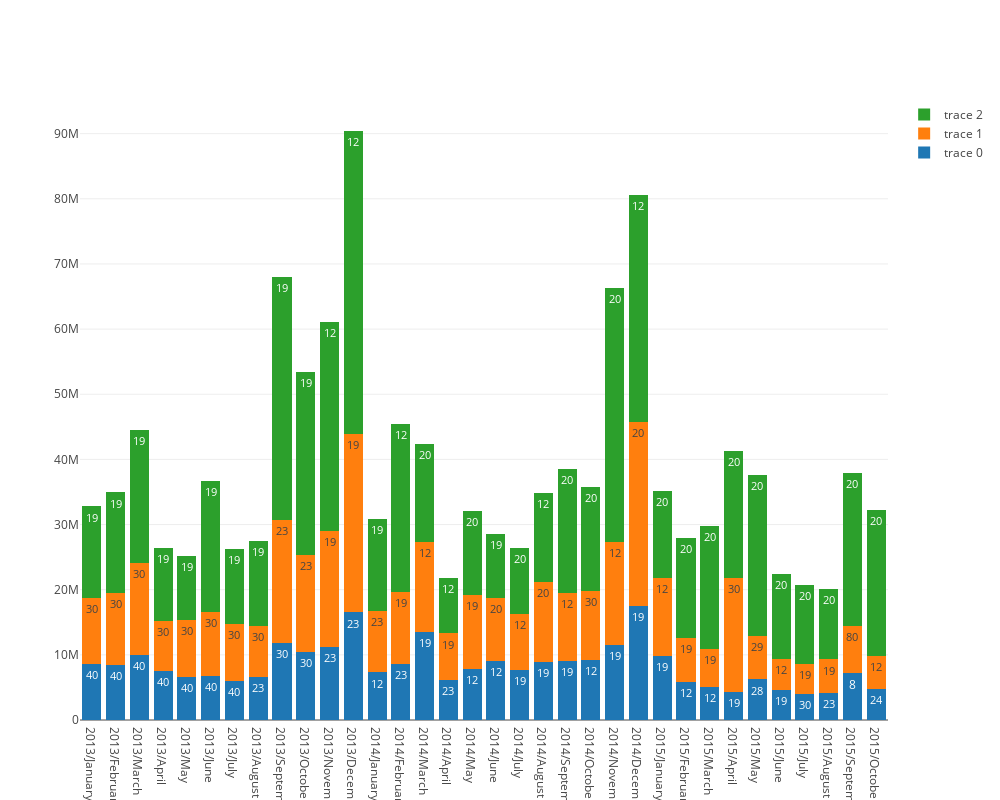

This figure's notebook cell:
### Markdown cell above
Como temos a feature revenue, faz mais sentido olhar para os itens que dão mais lucro do que para o número de itens vendidos, como foi feito aqui: [O que vende mais?](#vendas). No fim das contas o que importa é o lucro da loja :) .

### Code cell
df = df_clean.pivot_table(index=['item_category_id'],
                       columns=['date_block_num'], values=['revenue'], aggfunc='sum', fill_value=0)

df.columns = df.columns.droplevel(0)

months = df_clean['date_block_num'].nunique()
n_max = 3

for month in range(months):
    
    if month == 0:
        aux = df[[month]].reset_index()
        
        norm_sum = aux[month].sum() / 100
        
        aux = aux.nlargest(n=n_max, columns=[month]).sort_values(by=month, ascending=True)
        aux.index = pd.RangeIndex(len(aux.index))
        
        df_n = aux.nlargest(n=n_max, columns=[month]).sort_values(by=month, ascending=True)

        df_n[str(month)+'_%'] = df_n.loc[:, month] / norm_sum
       
    else:
        aux = df[[month]].reset_index()
        
        norm_sum = aux[month].sum() / 100
        
        aux = aux.nlargest(n=n_max, columns=[month]).sort_values(by=month, ascending=True)
        aux.index = pd.RangeIndex(len(aux.index))
        
        df_n[['item_category_id_'+str(month), month]] = aux.nlargest(n=n_max, columns=[month]).sort_values(by=month, ascending=True) 
        
        df_n[str(month)+'_%'] = df_n.loc[:, month] / norm_sum     
        
data = df_n.values.reshape((n_max, months, 3))

a = pd.date_range(start='1/2013', periods=months, freq='M')

date = [ str(a.year[month]) + '/' + str(a.month_name()[month]) for month in range(months)]

trace = [ 
    go.Bar(
        x=date,
        y=data[i, :, 1],
        text=data[i, :, 0],
        textposition = 'auto',        
    )
    for i in range(n_max)]

layout = go.Layout(
    barmode='stack',
    width=1000,
    height=800,
)

fig = go.Figure(data=trace, layout=layout)
iplot(fig, filename='stacked-bar')

### Figure 1 — Plotly figure (JSON) as saved in the notebook; plotly's stock layout.template omitted (floating-point values rounded to 4 significant figures)
{"data": [{"text": [40, 40, 40, 40, 40, 40, 40, 23, 30, 30, 23, 23, 12, 23, 19, 23, 12, 12, 19, 19, 19, 12, 19, 19, 19, 12, 12, 19, 28, 19, 30, 23, 8, 24], "textposition": "auto", "type": "bar", "uid": "f772c846-160f-4f19-8e74-606868e2da40", "x": ["2013/January", "2013/February", "2013/March", "2013/April", "2013/May", "2013/June", "2013/July", "2013/August", "2013/September", "2013/October", "2013/November", "2013/December", "2014/January", "2014/February", "2014/March", "2014/April", "2014/May", "2014/June", "2014/July", "2014/August", "2014/September", "2014/October", "2014/November", "2014/December", "2015/January", "2015/February", "2015/March", "2015/April", "2015/May", "2015/June", "2015/July", "2015/August", "2015/September", "2015/October"], "y": [8667000.0, 8482000.0, 10050000.0, 7464000.0, 6608000.0, 6734000.0, 6044000.0, 6578000.0, 11840000.0, 10430000.0, 11170000.0, 16510000.0, 7300000.0, 8647000.0, 13450000.0, 6199000.0, 7834000.0, 9096276, 7636000.0, 8859000.0, 9013000.0, 9212000.0, 11560000.0, 17540000.0, 9890000.0, 5873000.0, 5040000.0, 4241000.0, 6218000.0, 4625000.0, 4006000.0, 4151000.0, 7206000.0, 4757000.0]}, {"text": [30, 30, 30, 30, 30, 30, 30, 30, 23, 23, 19, 19, 23, 19, 12, 19, 19, 20, 12, 20, 12, 30, 12, 20, 12, 19, 19, 30, 29, 12, 19, 19, 80, 12], "textposition": "auto", "type": "bar", "uid": "e8f0d235-a58e-4bb3-925f-e25f47c7f660", "x": ["2013/January", "2013/February", "2013/March", "2013/April", "2013/May", "2013/June", "2013/July", "2013/August", "2013/September", "2013/October", "2013/November", "2013/December", "2014/January", "2014/February", "2014/March", "2014/April", "2014/May", "2014/June", "2014/July", "2014/August", "2014/September", "2014/October", "2014/November", "2014/December", "2015/January", "2015/February", "2015/March", "2015/April", "2015/May", "2015/June", "2015/July", "2015/August", "2015/September", "2015/October"], "y": [10010000.0, 11040000.0, 14120000.0, 7686000.0, 8685000.0, 9786000.0, 8731000.0, 7842000.0, 18930000.0, 14890000.0, 17780000.0, 27440000.0, 9498000.0, 11020000.0, 13850000.0, 7090000.0, 11420000.0, 9701000.0, 8620000.0, 12270000.0, 10450000.0, 10620000.0, 15710000.0, 28190000.0, 11940000.0, 6665000.0, 5879000.0, 17530000.0, 6655000.0, 4719000.0, 4539000.0, 5138000.0, 7232000.0, 5106927]}, {"text": [19, 19, 19, 19, 19, 19, 19, 19, 19, 19, 12, 12, 19, 12, 20, 12, 20, 19, 20, 12, 20, 20, 20, 12, 20, 20, 20, 20, 20, 20, 20, 20, 20, 20], "textposition": "auto", "type": "bar", "uid": "44b65252-5ca7-4610-a59c-fa82c25b54d2", "x": ["2013/January", "2013/February", "2013/March", "2013/April", "2013/May", "2013/June", "2013/July", "2013/August", "2013/September", "2013/October", "2013/November", "2013/December", "2014/January", "2014/February", "2014/March", "2014/April", "2014/May", "2014/June", "2014/July", "2014/August", "2014/September", "2014/October", "2014/November", "2014/December", "2015/January", "2015/February", "2015/March", "2015/April", "2015/May", "2015/June", "2015/July", "2015/August", "2015/September", "2015/October"], "y": [14100000.0, 15410000.0, 20360000.0, 11190000.0, 9957000.0, 20220000.0, 11510000.0, 13080000.0, 37280000.0, 28120000.0, 32150000.0, 46460000.0, 14110000.0, 25780000.0, 15140000.0, 8474000.0, 12900000.0, 9742000.0, 10190000.0, 13670000.0, 19050000.0, 15930000.0, 39080000.0, 34830000.0, 13300000.0, 15470000.0, 18850000.0, 19470000.0, 24750000.0, 13140000.0, 12190000.0, 10760000.0, 23520000.0, 22400000.0]}], "layout": {"barmode": "stack", "height": 800, "width": 1000}}
